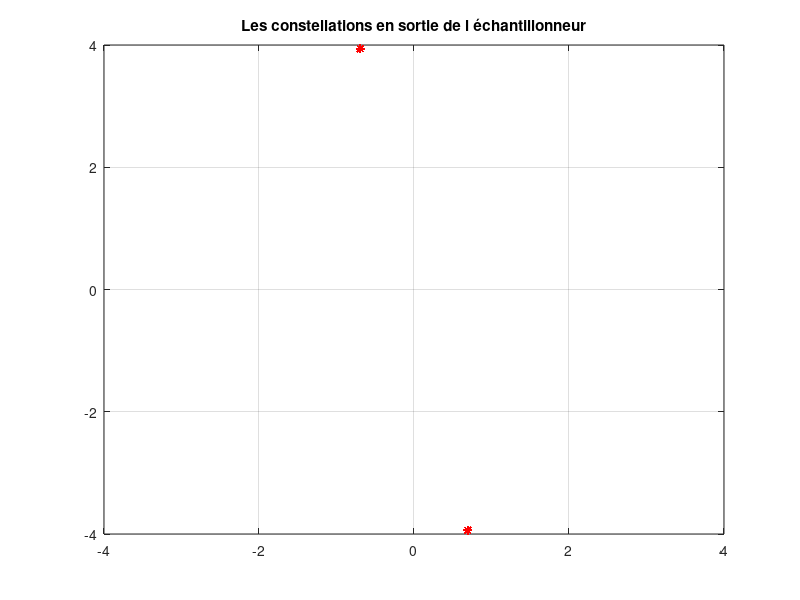
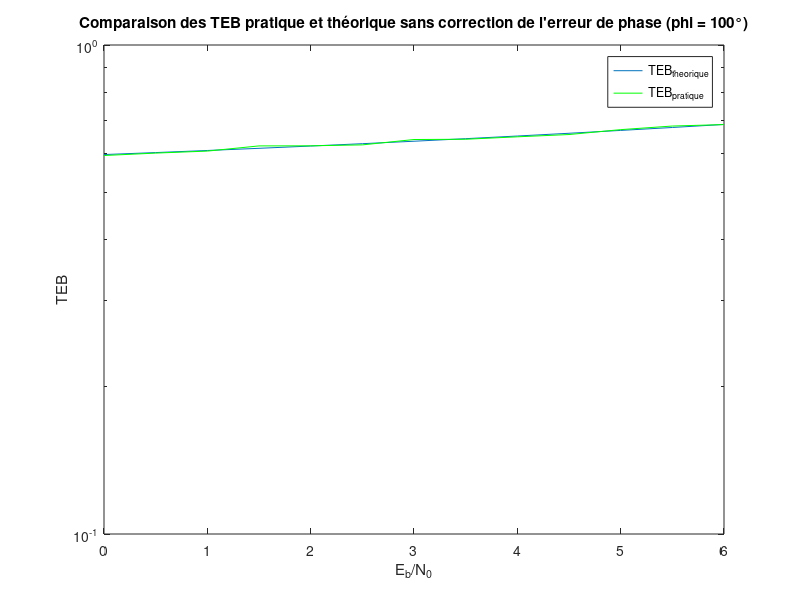
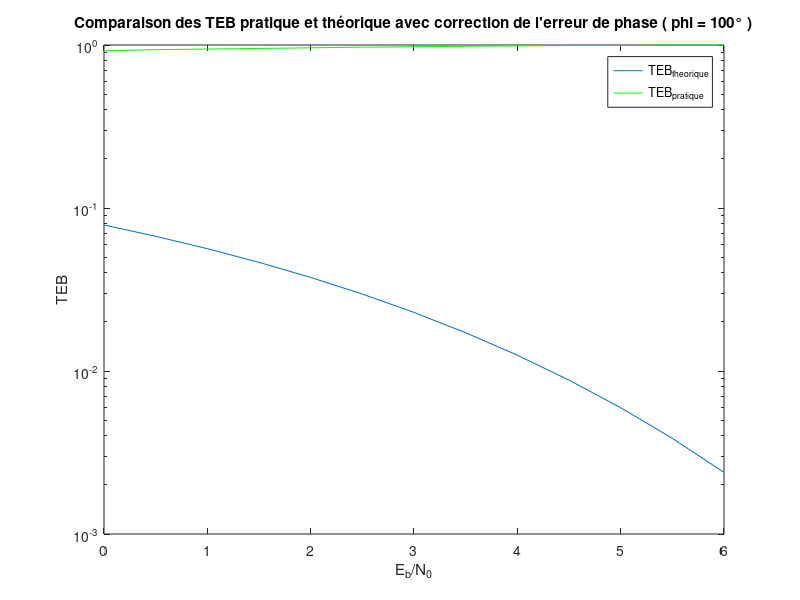
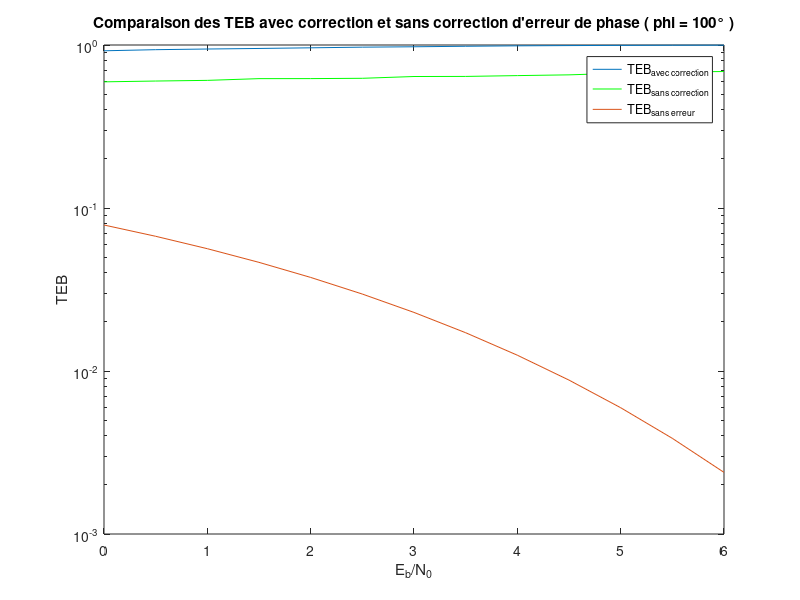

MATLAB code for these plots, in order:
%% Implantation de chaine passe-bas  ́equivalente `a la chaine de transmission sur porteuse
clear all 
close all

% Données 

% Fréquence d'echantillonnage
Fe = 24000; % Hz
Te = 1/Fe;



% nombre de symbole
M = 2; % ordre de modulation
nb_sym = log2(M);

% Débit binaire 
Rb = 6000; % bits/s

Tb = 1/Rb; 

% la durée symbole
Ts = nb_sym*Tb; 

% Facteur de suréchantillonage 
Ns = Ts/Te;



%% 

% Construction du signal modulé
% Signal a transmettre 
taille = 10000; %le nombre de bits qu'on ve transmettre
transmettre = randi(0:1,1,taille); %génére aléatoirement taille bits


% - Mapping : symboles binaires a moyenne nulle.
transmettre_1 = 2*transmettre; 
transmettre_1 = transmettre_1 -1; % les 1 deviennent des 1 et les 0 deviennent des -1 
mat = zeros(1,Ns); 
mat(1)= 1;  % [1 0 0 0 ...] 

transmettre_peigne = kron(transmettre_1, mat ); % une forme de peigne 



% – Filtre de mise en forme rectangulaire de hauteur 1 et de duree  egale a la duree symbole.
porte = ones(1,Ns); % le filtre de mise en forme [ 1 1 1 ...] de taille Ns 
x = filter(porte,1,transmettre_peigne); %le peigne convolué avec le filtre de mise en forme 






%%  Ajout du Bruit 

%Signal a bruit par bit souhaité a l entrée du récepteur Eb/N0
dB = 9;
Eb_N0 = 10^(dB/10);

P_x = mean(abs(x).^2); % Puissance du Signal modulé en fréquence

P_b = (P_x*Ns)/(2*log2(M)*(Eb_N0)); % Puissance du bruit

sigma = sqrt(P_b);
bruit = sigma*randn(1,length(x));

signal_bruite = x + bruit;

x_recu = x;


% la phase porteuse 
phi = deg2rad(100); 
exp_phi = exp(1j*phi);

% erreur de phase 
x_phi = x_recu*exp_phi;


% filtre de reception 

x_choisi = x_phi;

x_chaine1_sortie = filter(porte,1,x_choisi);

% Echantillonnage aux instants optimaux
n0 = 4;
echantillon_chaine1 = x_chaine1_sortie(n0:Ns:end); 




% Les constellations en sortie du mapping et de l’échantillonneur
    figure(42);
    plot(real(echantillon_chaine1), imag(echantillon_chaine1), 'r*');
    axis([-4 4 -4 4]);
    grid on;
    title('Les constellations en sortie de l échantillonneur')
 

% Estimation de l'erreur de phase porteuse
zm = echantillon_chaine1;
phi_estime = 1/2*angle(sum(zm.^2));
phi_deg_estime = rad2deg(phi_estime)
   % Quand phi = 40 on trouve comme estimation : 40 
   % mais quand phi = 100 on trouve comme estimation -80° ( c'est +- pi donc
   % +/- 180° 
% Partie Reelle 
echantillon_chaine = real(echantillon_chaine1); 

%Signal en sortie, Decision
bits_sortie_chaine1 = echantillon_chaine > 0; % Si c'est positif c'est un 1, si c'est négatif c'est un 0 

%Calcul taux d'erreur binaire
nb_bits_faux_chaine1 = sum(bits_sortie_chaine1 ~= transmettre );

taux_err_binaire_chaine1 = nb_bits_faux_chaine1/length(transmettre)
%% Comparaison des TEB avec et sans correction 

%% Tracé de TEB 

TEB_pratique_40_sans = [];
TEB_theorique_40_sans = [];
phi = deg2rad(40);
for db = 0:0.5:6
    Eb_N0 = 10^(db/10);
    P_x = mean(abs(x).^2); % Puissance du Signal modulé en fréquence
    P_b = (P_x*Ns)/(2*log2(M)*(Eb_N0)); % Puissance du bruit
    sigma = sqrt(P_b);
    bruit = sigma*randn(1,length(x)) + 1i*sigma*randn(1,length(x));
    % passage dans le canal
    x_bruite = x + bruit;




    % la phase porteuse 
 
exp_phi = exp(1j*phi);

% erreur de phase 
x_phi = x_bruite*exp_phi;


% filtre de reception 

x_choisi = x_phi;

x_chaine1_sortie = filter(porte,1,x_choisi);

% Echantillonnage aux instants optimaux
n0 = 4;
echantillon_chaine_TEB = x_chaine1_sortie(n0:Ns:end); 




% % Les constellations en sortie du mapping et de l’échantillonneur
%     figure();
%     plot(real(echantillon_chaine_TEB), imag(echantillon_chaine_TEB), 'r*');
%     axis([-16 16 -16 16]);
%     grid on;
%     title(['dB = ' num2str(db)]);


   
% Partie Reelle 
echantillon_chaine = real(echantillon_chaine_TEB); 

%Signal en sortie, Decision
bits_sortie_chaine1 = echantillon_chaine > 0; % Si c'est positif c'est un 1, si c'est négatif c'est un 0 

%Calcul taux d'erreur binaire
nb_bits_faux_chaine1 = sum(bits_sortie_chaine1 ~= transmettre );

taux_err_binaire_chaine1 = nb_bits_faux_chaine1/length(transmettre);

    TEB_bis = taux_err_binaire_chaine1;
    TEB_pratique_40_sans = [TEB_pratique_40_sans TEB_bis];
    Pb = qfunc(cos(phi)*sqrt(2*Eb_N0)); % calcul de la probabilité d'erreur de bit
    TEB_t = Pb;
    TEB_theorique_40_sans = [TEB_theorique_40_sans TEB_t];

end 
save('TEB_p_40_sans_correction.mat','TEB_pratique_40_sans');
save('TEB_t_40_sans_correction.mat','TEB_theorique_40_sans');

figure(70)
semilogy(0:0.5:6,TEB_theorique_40_sans);
hold on;
semilogy(0:0.5:6,TEB_pratique_40_sans,'g');
hold off
xlabel("E_b/N_0")
ylabel("TEB")
legend("TEB_{theorique}","TEB_{pratique}")
title("Comparaison des TEB pratique et théorique sans correction de l'erreur de phase ( phi = 40°)")

% Avec correction 

%% Tracé de TEB 

TEB_pratique_40_avec = [];
TEB_theorique_40_avec = [];
phi = deg2rad(40);
for db = 0:0.5:6
    Eb_N0 = 10^(db/10);
    P_x = mean(abs(x).^2); % Puissance du Signal modulé en fréquence
    P_b = (P_x*Ns)/(2*log2(M)*(Eb_N0)); % Puissance du bruit
    sigma = sqrt(P_b);
    bruit = sigma*randn(1,length(x)) + 1i*sigma*randn(1,length(x));
    % passage dans le canal
    x_bruite = x + bruit;




    % la phase porteuse 
 
exp_phi = exp(1j*phi);

% erreur de phase 
x_phi = x_bruite*exp_phi;


% filtre de reception 

x_choisi = x_phi;

x_chaine1_sortie = filter(porte,1,x_choisi);

% Echantillonnage aux instants optimaux
n0 = 4;
echantillon_chaine_TEB = x_chaine1_sortie(n0:Ns:end); 

zm = echantillon_chaine_TEB;
phi_estime = 1/2*angle(sum(zm.^2));
phi_deg_estime = rad2deg(phi_estime)


% % Les constellations en sortie du mapping et de l’échantillonneur
%     figure();
%     plot(real(echantillon_chaine_TEB), imag(echantillon_chaine_TEB), 'r*');
%     axis([-16 16 -16 16]);
%     grid on;
%     title(['dB = ' num2str(db)]);

% Correction 
echantillon_chaine_TEB = echantillon_chaine_TEB.*exp(-1i*phi_estime);

% Partie Reelle 
echantillon_chaine = real(echantillon_chaine_TEB); 

%Signal en sortie, Decision
bits_sortie_chaine1 = echantillon_chaine > 0; % Si c'est positif c'est un 1, si c'est négatif c'est un 0 

%Calcul taux d'erreur binaire
nb_bits_faux_chaine1 = sum(bits_sortie_chaine1 ~= transmettre );

taux_err_binaire_chaine1 = nb_bits_faux_chaine1/length(transmettre);

    TEB_bis = taux_err_binaire_chaine1;
    TEB_pratique_40_avec = [TEB_pratique_40_avec TEB_bis];
    Pb = qfunc(sqrt(2*Eb_N0)); % calcul de la probabilité d'erreur de bit
    TEB_t = Pb;
    TEB_theorique_40_avec = [TEB_theorique_40_avec TEB_t];

end 
save('TEB_p_40_avec_correction.mat','TEB_pratique_40_avec');
save('TEB_t_40_avec_correction.mat','TEB_theorique_40_avec');

figure(61)
semilogy(0:0.5:6,TEB_theorique_40_avec);
hold on;
semilogy(0:0.5:6,TEB_pratique_40_avec,'g');
hold off
xlabel("E_b/N_0")
ylabel("TEB")
legend("TEB_{theorique}","TEB_{pratique}")
title("Comparaison des TEB pratique et théorique avec correction de l'erreur de phase (phi = 40°)")


% Comparaison des TEB avec et sans correction 
figure(60)
semilogy(0:0.5:6,TEB_pratique_40_avec);
hold on;
semilogy(0:0.5:6,TEB_pratique_40_sans,'g');
hold on;
semilogy(0:0.5:6,TEB_theorique_40_avec);

hold off
xlabel("E_b/N_0")
ylabel("TEB")
legend("TEB_{avec correction}","TEB_{sans correction}","TEB_{sans erreur}")
title("Comparaison des TEB avec correction et sans correction d'erreur de phase ( phi = 40° )")




%% Avec une erreur de phase de 100°


TEB_pratique_100_sans = [];
TEB_theorique_100_sans = [];
phi = deg2rad(100);
for db = 0:0.5:6
    Eb_N0 = 10^(db/10);
    P_x = mean(abs(x).^2); % Puissance du Signal modulé en fréquence
    P_b = (P_x*Ns)/(2*log2(M)*(Eb_N0)); % Puissance du bruit
    sigma = sqrt(P_b);
    bruit = sigma*randn(1,length(x)) + 1i*sigma*randn(1,length(x));
    % passage dans le canal
    x_bruite = x + bruit;




    % la phase porteuse 
 
exp_phi = exp(1j*phi);

% erreur de phase 
x_phi = x_bruite*exp_phi;


% filtre de reception 

x_choisi = x_phi;

x_chaine1_sortie = filter(porte,1,x_choisi);

% Echantillonnage aux instants optimaux
n0 = 4;
echantillon_chaine_TEB = x_chaine1_sortie(n0:Ns:end); 




% % Les constellations en sortie du mapping et de l’échantillonneur
%     figure();
%     plot(real(echantillon_chaine_TEB), imag(echantillon_chaine_TEB), 'r*');
%     axis([-16 16 -16 16]);
%     grid on;
%     title(['dB = ' num2str(db)]);


   
% Partie Reelle 
echantillon_chaine = real(echantillon_chaine_TEB); 

%Signal en sortie, Decision
bits_sortie_chaine1 = echantillon_chaine > 0; % Si c'est positif c'est un 1, si c'est négatif c'est un 0 

%Calcul taux d'erreur binaire
nb_bits_faux_chaine1 = sum(bits_sortie_chaine1 ~= transmettre );

taux_err_binaire_chaine1 = nb_bits_faux_chaine1/length(transmettre);

    TEB_bis = taux_err_binaire_chaine1;
    TEB_pratique_100_sans = [TEB_pratique_100_sans TEB_bis];
    Pb = qfunc(cos(phi)*sqrt(2*Eb_N0)); % calcul de la probabilité d'erreur de bit
    TEB_t = Pb;
    TEB_theorique_100_sans = [TEB_theorique_100_sans TEB_t];

end 
save('TEB_p_100_sans_correction.mat','TEB_pratique_100_sans');
save('TEB_t_100_sans_correction.mat','TEB_theorique_100_sans');

figure(50)
semilogy(0:0.5:6,TEB_theorique_100_sans);
hold on;
semilogy(0:0.5:6,TEB_pratique_100_sans,'g');
hold off

xlabel("E_b/N_0")
ylabel("TEB")
legend("TEB_{theorique}","TEB_{pratique}")
title("Comparaison des TEB pratique et théorique sans correction de l'erreur de phase (phi = 100°)")

% Avec correction 

%% Tracé de TEB 

TEB_pratique_100_avec = [];
TEB_theorique_100_avec = [];
phi = deg2rad(100);
for db = 0:0.5:6
    Eb_N0 = 10^(db/10);
    P_x = mean(abs(x).^2); % Puissance du Signal modulé en fréquence
    P_b = (P_x*Ns)/(2*log2(M)*(Eb_N0)); % Puissance du bruit
    sigma = sqrt(P_b);
    bruit = sigma*randn(1,length(x)) + 1i*sigma*randn(1,length(x));
    % passage dans le canal
    x_bruite = x + bruit;




    % la phase porteuse 
 
exp_phi = exp(1j*phi);

% erreur de phase 
x_phi = x_bruite*exp_phi;


% filtre de reception 

x_choisi = x_phi;

x_chaine1_sortie = filter(porte,1,x_choisi);

% Echantillonnage aux instants optimaux
n0 = 4;
echantillon_chaine_TEB = x_chaine1_sortie(n0:Ns:end); 

zm = echantillon_chaine_TEB;
phi_estime = 1/2*angle(sum(zm.^2));
phi_deg_estime = rad2deg(phi_estime)


% % Les constellations en sortie du mapping et de l’échantillonneur
%     figure();
%     plot(real(echantillon_chaine_TEB), imag(echantillon_chaine_TEB), 'r*');
%     axis([-16 16 -16 16]);
%     grid on;
%     title(['dB = ' num2str(db)]);

% Correction 
echantillon_chaine_TEB = echantillon_chaine_TEB.*exp(-1i*phi_estime);

% Partie Reelle 
echantillon_chaine = real(echantillon_chaine_TEB); 

%Signal en sortie, Decision
bits_sortie_chaine1 = echantillon_chaine > 0; % Si c'est positif c'est un 1, si c'est négatif c'est un 0 

%Calcul taux d'erreur binaire
nb_bits_faux_chaine1 = sum(bits_sortie_chaine1 ~= transmettre );

taux_err_binaire_chaine1 = nb_bits_faux_chaine1/length(transmettre);

    TEB_bis = taux_err_binaire_chaine1;
    TEB_pratique_100_avec = [TEB_pratique_100_avec TEB_bis];
    Pb = qfunc(sqrt(2*Eb_N0)); % calcul de la probabilité d'erreur de bit
    TEB_t = Pb;
    TEB_theorique_100_avec = [TEB_theorique_100_avec TEB_t];

end 
save('TEB_p_100_avec_correction.mat','TEB_pratique_100_avec');
save('TEB_t_100_avec_correction.mat','TEB_theorique_100_avec');

figure(51)
semilogy(0:0.5:6,TEB_theorique_100_avec);
hold on;
semilogy(0:0.5:6,TEB_pratique_100_avec,'g');

hold off
xlabel("E_b/N_0")
ylabel("TEB")
legend("TEB_{theorique}","TEB_{pratique}")
title("Comparaison des TEB pratique et théorique avec correction de l'erreur de phase ( phi = 100° )")


% Comparaison des TEB avec et sans correction 
figure(52)
semilogy(0:0.5:6,TEB_pratique_100_avec);
hold on;
semilogy(0:0.5:6,TEB_pratique_100_sans,'g');
hold on;
semilogy(0:0.5:6,TEB_theorique_40_avec);
hold off
xlabel("E_b/N_0")
ylabel("TEB")
legend("TEB_{avec correction}","TEB_{sans correction}","TEB_{sans erreur}")
title("Comparaison des TEB avec correction et sans correction d'erreur de phase ( phi = 100° )")


